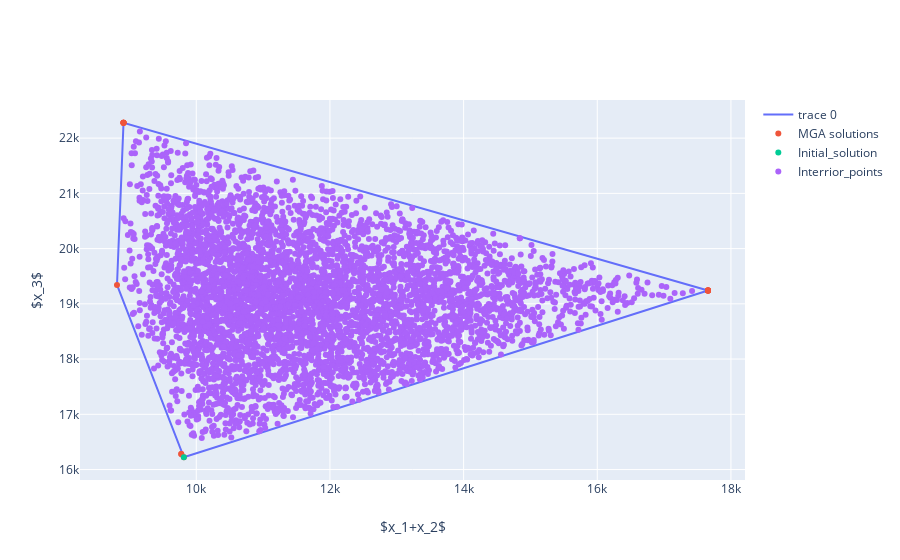

The cell this chart's notebook holds for it:
### Code cell
fig = go.Figure()



fig.add_trace(go.Scatter(x=hull_sum.points[np.append(hull_sum.vertices,hull_sum.vertices[0])][:,0],
                          y=hull_sum.points[np.append(hull_sum.vertices,hull_sum.vertices[0])][:,1],
                          #z=data_detail_sum[:,2],
                          mode='lines'))

fig.add_trace(go.Scatter(y=data_detail_full[:,0]+data_detail_full[:,1],
                          x=data_detail_full[:,2],
                          #z=data_detail_sum[:,2],
                          mode='markers',name='MGA solutions'))

fig.add_trace(go.Scatter(y=[inital_solution[0]+inital_solution[1]],
                          x=[inital_solution[2]],
                          #z=[np.mean(data_detail_sum,axis=0)[2]],
                          mode='markers',name='Initial_solution'))

fig.add_trace(go.Scatter(y=interior_points_full[:,0]+interior_points_full[:,1],
                          x=interior_points_full[:,2],
                          #z=[np.mean(data_detail_sum,axis=0)[2]],
                          mode='markers',name='Interrior_points'))
fig.update_yaxes(title_text='$x_3$')
fig.update_xaxes(title_text='$x_1+x_2$')

### Figure 1 — Plotly figure (JSON) as saved in the notebook; plotly's stock layout.template omitted (floating-point values rounded to 4 significant figures; data arrays with more than 128 entries replaced by an {"elided": "..."} marker saying what was removed)
{"data": [{"mode": "lines", "type": "scatter", "x": [8814.0, 9814.0, 17660.0, 8911.0, 8814.0], "y": [19340.0, 16220.0, 19240.0, 22280.0, 19340.0]}, {"mode": "markers", "name": "MGA solutions", "type": "scatter", "x": [17660.0, 9814.0, 8814.0, 9775.0, 8911.0, 17660.0, 10580.0, 10580.0, 8911.0, 13360.0, 17660.0, 17660.0, 10580.0, 9775.0, 10580.0, 10580.0, 8911.0, 8911.0, 8911.0, 17660.0, 17660.0, 17660.0], "y": [19240.0, 16220.0, 19340.0, 16280.0, 22280.0, 19240.0, 19240.0, 19240.0, 22280.0, 17710.0, 19240.0, 19240.0, 19240.0, 16280.0, 19240.0, 19240.0, 22280.0, 22280.0, 22280.0, 19240.0, 19240.0, 19240.0]}, {"mode": "markers", "name": "Initial_solution", "type": "scatter", "x": [9814.0], "y": [16220.0]}, {"mode": "markers", "name": "Interrior_points", "type": "scatter", "x": {"elided": "4998 float values"}, "y": {"elided": "4998 float values"}}], "layout": {"xaxis": {"title": {"text": "$x_1+x_2$"}}, "yaxis": {"title": {"text": "$x_3$"}}}}
